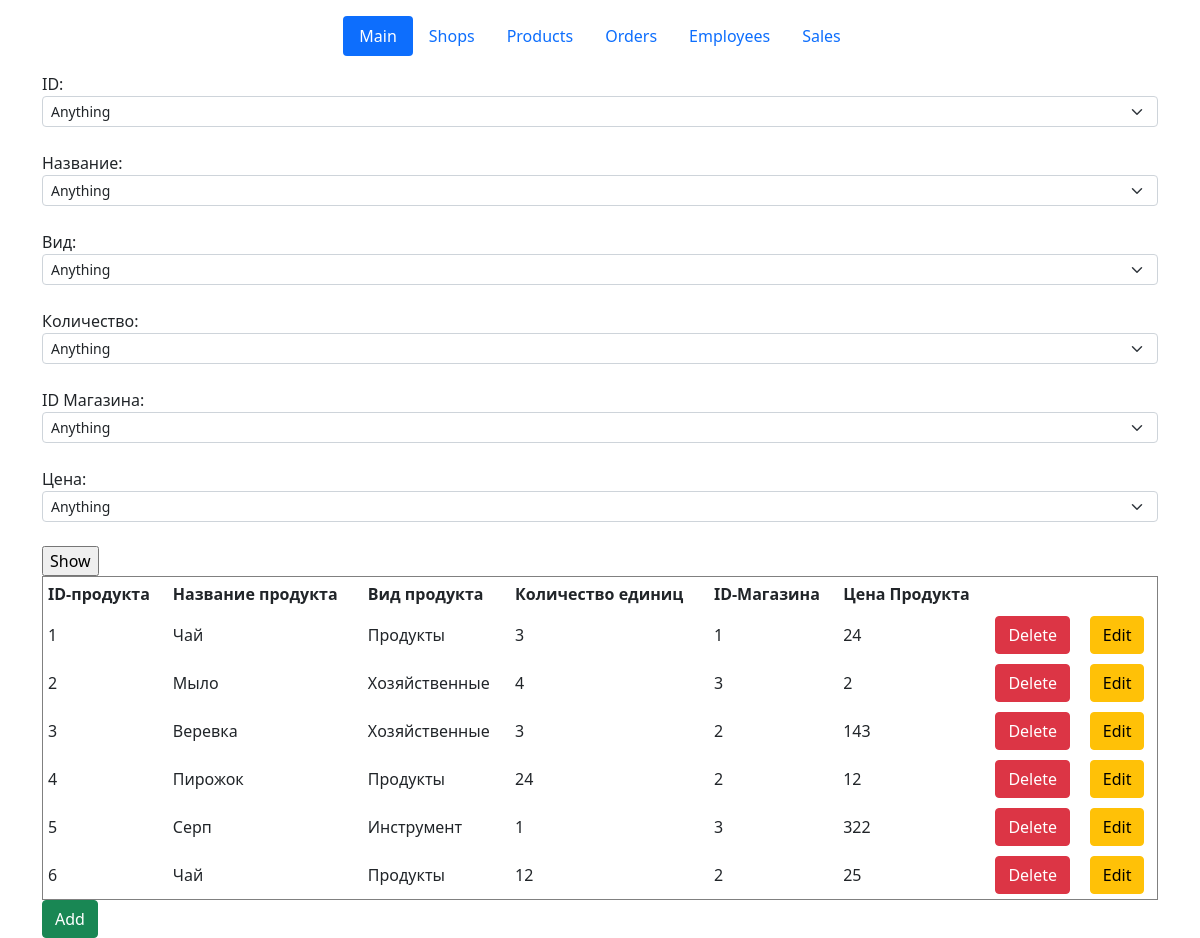
Page /products on the committed database.
### classes_file.py (models this page shows, shortened)
class Products(db.Model):
    id_product = db.Column(db.Integer, primary_key=True)
    name_product = db.Column(db.String(20), nullable=False)
    type_product = db.Column(db.String(20), nullable=False)
    amount_product = db.Column(db.Integer, nullable=False)
    id_shop = db.Column(db.Integer, nullable=False)
    price_product = db.Column(db.Integer, default=0)

### products.py (the view)
@app.route('/products')
def products():
    if "action" in request.args:
        if request.args["action"] == "del":  # для обратобки кнопки delete
            id_product = request.args['id']
            product = Products.query.get_or_404(id_product)
            try:
                db.session.delete(product)
                db.session.commit()
                return redirect("/products")
            except:
                return "При удалении записи произошла ошибка"
        elif request.args["action"] == "choice":
            id_product_lst = [request.args['id_product']]
            name_product_lst = [request.args['name_product']]
            type_product_lst = [request.args['type_product']]
            amount_product_lst = [request.args['amount_product']]
            id_shop_lst = [request.args['id_shop']]
            price_product_lst = [request.args['price_product']]
            if request.args['id_product'] == "any":
                temp = db.session.execute(f"SELECT id_product from Products").fetchall()
                id_product_lst = [temp[i][0] for i in range(len(temp))]
            if request.args['name_product'] == "any":
                temp = db.session.execute(f"SELECT name_product from Products").fetchall()
                name_product_lst = [temp[i][0] for i in range(len(temp))]
            if request.args['type_product'] == "any":
                temp = db.session.execute(f"SELECT type_product from Products").fetchall()
                type_product_lst = [temp[i][0] for i in range(len(temp))]
            if request.args['amount_product'] == "any":
                temp = db.session.execute(f"SELECT amount_product from Products").fetchall()
                amount_product_lst = [temp[i][0] for i in range(len(temp))]
            if request.args['id_shop'] == "any":
                temp = db.session.execute(f"SELECT id_shop from Products").fetchall()
                id_shop_lst = [temp[i][0] for i in range(len(temp))]
            if request.args['price_product'] == "any":
                temp = db.session.execute(f"SELECT price_product from Products").fetchall()
                price_product_lst = [temp[i][0] for i in range(len(temp))]
            table = db.session.query(Products)\
                .filter(Products.id_product.in_(id_product_lst))\
                .filter(Products.name_product.in_(name_product_lst))\
                .filter(Products.type_product.in_(type_product_lst))\
                .filter(Products.amount_product.in_(amount_product_lst))\
                .filter(Products.id_shop.in_(id_shop_lst))\
                .filter(Products.price_product.in_(price_product_lst))
            return render_template("products.html", table=table)
        else:
            return redirect("/products")
    else:
        table = Products.query.order_by(Products.id_product).all()
        return render_template("products.html", table=table)

### templates/products.html (shortened to what this page needs)
{% extends 'base.html' %}
{% block body %}
    <form action="/product-choice" method="POST" id="data">
        ID:
        <select name="id_product" class="form-select form-select-sm">
            <option value="any" label = "Anything">
                {% for el in table %}
            <option value={{el.id_product}}  label = {{el.id_product}}>
                {% endfor %}
        </select>
        <br>Название:
        <select name="name_product" class="form-select form-select-sm">
            <option value="any" label = "Anything">
                {% for el in table %}
            <option value={{el.name_product}}  label = {{el.name_product}}>
                {% endfor %}
        </select>
        <br>Вид:
        <select name="type_product" class="form-select form-select-sm">
            <option value="any" label = "Anything">
                {% for el in table %}
            <option value={{el.type_product}}  label = {{el.type_product}}>
                {% endfor %}
        </select>
        <br>Количество:
        <select name="amount_product" class="form-select form-select-sm">
            <option value="any" label = "Anything">
                {% for el in table %}
            <option value={{el.amount_product}}  label = {{el.amount_product}}>
                {% endfor %}
        </select>
        <br>ID Магазина:
        <select name="id_shop" class="form-select form-select-sm">
            <option value="any" label = "Anything">
                {% for el in table %}
            <option value={{el.id_shop}}  label = {{el.id_shop}}>
                {% endfor %}
        </select>
        <br>Цена:
        <select name="price_product" class="form-select form-select-sm">
            <option value="any" label = "Anything">
                {% for el in table %}
            <option value={{el.price_product}}  label = {{el.price_product}}>
                {% endfor %}
        </select><br>
        <input type="submit" name="btn btn-success" value="Show"><br>
    </form>
    <table border="1" width="100%" cellpadding="5">
        <tr>
            <th>ID-продукта</th>
            <th>Название продукта</th>
            <th>Вид продукта</th>
            <th>Количество единиц</th>
            <th>ID-Магазина</th>
            <th>Цена Продукта</th>
            <th></th>
            <th></th>
        </tr>
        {% for el in table %}
        <tr>
            <td>{{ el.id_product }}</td>
            <td>{{ el.name_product }}</td>
            <td>{{ el.type_product }}</td>
            <td>{{ el.amount_product }}</td>
            <td>{{ el.id_shop }}</td>
            <td>{{ el.price_product }}</td>
            <td>
                <a href="/products?id={{el.id_product}}&action=del" class="btn btn-danger">Delete</a>
            </td>
            <td>
                <a href="/products/{{el.id_product}}/edit" class="btn btn-warning">Edit</a>
            </td>
        </tr>
        {% endfor %}
    </table>
    <a href="/products/create" class="btn btn-success">Add</a>
{% endblock %}

### templates/base.html (shortened to what this page needs)
<!doctype html>
<html lang="en">
<head>
    <link href="https://cdn.jsdelivr.net/npm/bootstrap@5.0.0/dist/css/bootstrap.min.css" rel="stylesheet">
</head>
<body>
<div class="container">
    <header class="d-flex justify-content-center py-3">
        <ul class="nav nav-pills">
            <li class="nav-item"><a href="/" class="nav-link active" aria-current="page">Main</a></li>
            <li class="nav-item"><a href="/shops" class="nav-link" aria-current="page">Shops</a></li>
            <li class="nav-item"><a href="/products" class="nav-link">Products</a></li>
            <li class="nav-item"><a href="/orders" class="nav-link">Orders</a></li>
            <li class="nav-item"><a href="/employees" class="nav-link">Employees</a></li>
            <li class="nav-item"><a href="/sales" class="nav-link">Sales</a></li>
        </ul>
    </header>
</div>
    <div class="container">
        {% block body %}{% endblock %}
    </div>
</body>
</html>

### rows in the picture
Products: id_product "1", name_product "Чай", type_product "Продукты", amount_product "3", id_shop "1", price_product "24"
Products: id_product "2", name_product "Мыло", type_product "Хозяйственные", amount_product "4", id_shop "3", price_product "2"
Products: id_product "3", name_product "Веревка", type_product "Хозяйственные", amount_product "3", id_shop "2", price_product "143"
Products: id_product "4", name_product "Пирожок", type_product "Продукты", amount_product "24", id_shop "2", price_product "12"
Products: id_product "5", name_product "Серп", type_product "Инструмент", amount_product "1", id_shop "3", price_product "322"
Products: id_product "6", name_product "Чай", type_product "Продукты", amount_product "12", id_shop "2", price_product "25"
